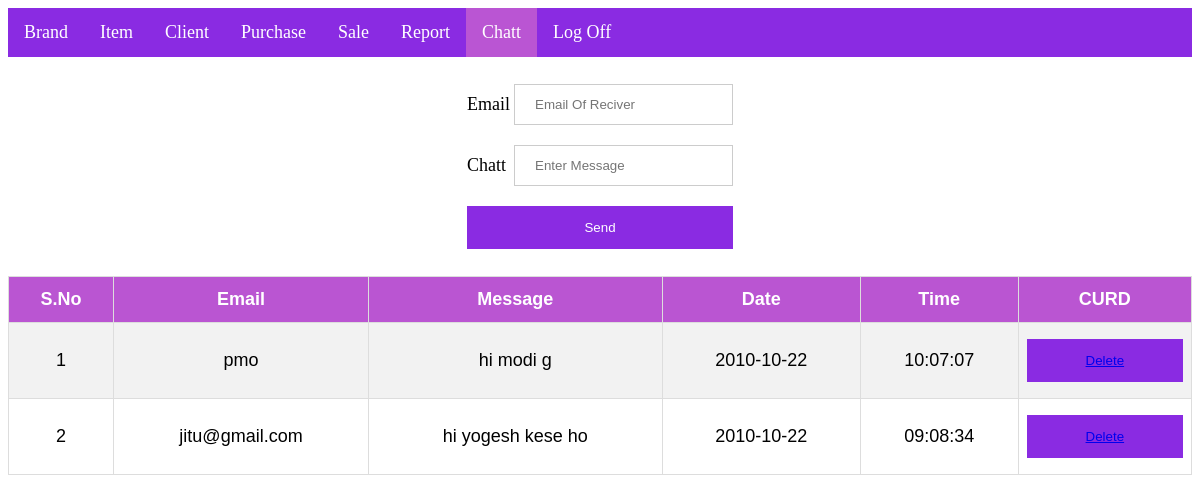
Page /msg.php?email=ykj on the committed database.
### tables this page shows
CREATE TABLE `msg` (
  `id` int(20) NOT NULL,
  `msg` varchar(50) NOT NULL,
  `uid` int(10) NOT NULL,
  `email` varchar(20) NOT NULL,
  `sm` varchar(20) NOT NULL,
  `date` date NOT NULL,
  `time` time NOT NULL
);

### msg.php (the view, shortened to what this page needs)
<!DOCTYPE html>
<html>
<body>
<head>
</head>
<?php
        $email=$_GET['email'];
        $server="localhost";
        $username="root";
        $password="";
        $dbname="nimo";
        $con=mysqli_connect($server,$username,$password,$dbname);
                $sql = "SELECT id FROM signup WHERE email = '$email'";
                $result=$con->query($sql);
                $row=mysqli_fetch_array($result);
?>
<ul>
<?php
echo"
<li><a href='http://localhost/nimo/home.php?id=$email'>Brand</a></li>
<li><a href='http://localhost/nimo/item.php?id=$row[id]&email=$email'>Item</a></li>
<li><a href='http://localhost/nimo/client.php?id=$row[id]&email=$email'>Client</a></li>
<li><a href='http://localhost/nimo/pur.php?id=$row[id]&email=$email'>Purchase</a></li>
<li><a href='http://localhost/nimo/sale.php?id=$row[id]&email=$email'>Sale</a></li>
<li><a href='http://localhost/nimo/repo.php?id=$row[id]&email=$email'>Report</a></li>
<li><a class='active'>Chatt</a></li>
<li class='topics'><a href='http://localhost/nimo/login.php'>Log Off</a></li>
";
?>
</ul>
<form method="post">
<div class="container">
  <table class="center">
      <tr>
        <td><label for="em">Email </label></td>
        <td><input type="text" placeholder="Email Of Reciver" name="em" ></td>
        </tr>
        <tr>
        <td><label for="msg">Chatt </label></td>
        <td><input type="text" placeholder="Enter Message" name="msg" ></td>
        </tr>
        <tr>
        <td colspan="2"><button type="submit" name="submit">Send</button></td>
        </tr>
  </table>
</div>
<table id="customers">
<tr>
    <th>S.No</th>
    <th>Email</th>
    <th>Message</th>
    <th>Date</th>
    <th>Time</th>
    <th colspan="2">CURD</th>
  </tr>
<?php
      $sql="SELECT * FROM `msg` WHERE email = '$email'";
      $result=$con->query($sql);
      $no=1;
      while($row=$result->fetch_assoc())
      {
        echo"
        <tr>
          <td>".$no."</td>
          <td>".$row["sm"]."</td>
          <td>".$row["msg"]."</td>
          <td>".$row["date"]."</td>
          <td>".$row["time"]."</td>
          <td> <button><a href='http://localhost/nimo/msgdel.php?id=$row[id]'>Delete</a></button></td>
        </tr>
        ";
        $no++;
      }
?>
</table>
</body>
</html>

### msg.php (style rules this page uses)
body { font-size: 18px; }
table.center { margin-left: auto; margin-right: auto; }
#customers { font-family: Arial, Helvetica, sans-serif; border-collapse: collapse; width: 100%; }
#customers td, #customers th { border: 1px solid #ddd; padding: 8px; text-align: center; }
#customers tr:nth-child(even) { background-color: #f2f2f2; }
#customers th { padding-top: 12px; padding-bottom: 12px; text-align: center; background-color: #BA55D2; color: white; }
ul { list-style-type: none; margin: 0; padding: 0; overflow: hidden; background-color: #8A2BE2; position: -webkit-sticky; position: sticky; top: 0; }
li { float: left; }
li a { display: block; color: white; text-align: center; padding: 14px 16px; text-decoration: none; }
.active { background-color: #BA55D3; }
input[type=text], input[type=password], select { width: 30; padding: 12px 20px; margin: 8px 0; display: inline-block; border: 1px solid #ccc; box-sizing: border-box; }
button { background-color: #8A2BE2; color: white; padding: 14px 20px; margin: 8px 0; border: none; cursor: pointer; width: 100%; text-decoration: none; }
.container { padding: 16px; }
.topics { float: left; }

### rows in the picture
msg: sm "pmo", msg "hi modi g", date "2010-10-22", time "10:07:07"
msg: sm "jitu@gmail.com", msg "hi yogesh kese ho", date "2010-10-22", time "09:08:34"
